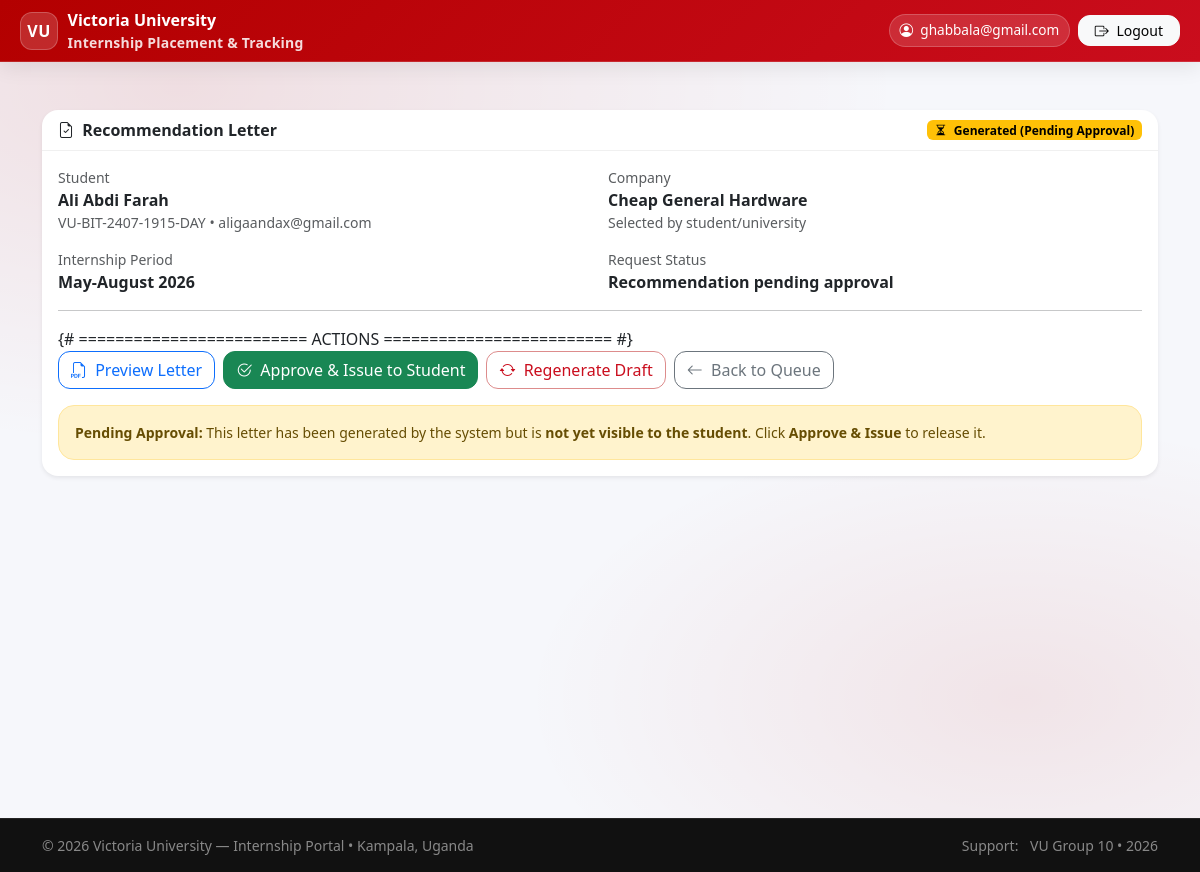
Page /placements/coordinator/recommendation/10/ (signed in) on the committed database.
### accounts/models.py (models this page shows, shortened)
class User(AbstractUser):
    username = None
    email = models.EmailField(_("email address"), unique=True)
    USERNAME_FIELD = "email"
    REQUIRED_FIELDS = []
    objects = UserManager()
    class Meta:
        permissions = [
            ("role_university_supervisor", "Role: VU_UniversitySupervisor"),
            ("role_industry_supervisor", "Role: IndustrySupervisor"),
            ("role_coordinator", "Role: VU_Coordinator"),
        ]
    @property
    def display_name(self):
        full = self.get_full_name().strip()
        return full if full else self.email

class StudentProfile(models.Model):
    user = models.OneToOneField("accounts.User", on_delete=models.CASCADE, related_name="student_profile")
    reg_no = models.CharField(max_length=50, unique=True)
    phone = models.CharField(max_length=30, blank=True)
    program = models.ForeignKey(
        "academics.Program",
        on_delete=models.PROTECT,
        null=True,
        blank=True,
        related_name="students",
    )

### placements/models.py (models this page shows, shortened)
class InternshipRequest(models.Model):
    SOURCE = [
        ("student_selected", "Student selected from list"),
        ("student_proposed", "Student proposed new company"),
        ("university_assigned", "University assigned"),
    ]
    STATUS = [
        ("draft", "Draft"),
        ("submitted", "Submitted"),
        ("under_review", "Under review"),
        ("recommendation_pending", "Recommendation pending approval"),
        ("recommended", "Recommendation issued"),
        ("acceptance_uploaded", "Acceptance uploaded"),
        ("acceptance_verified", "Acceptance verified"),
        ("rejected", "Rejected"),
        ("returned_for_acceptance", "Returned: Upload Acceptance Letter"),
    ]
    student = models.ForeignKey(
        "accounts.StudentProfile",
        on_delete=models.CASCADE,
        related_name="requests"
    )
    period = models.ForeignKey(InternshipPeriod, on_delete=models.PROTECT)
    request_source = models.CharField(max_length=30, choices=SOURCE)
    preferred_company = models.ForeignKey(Company, null=True, blank=True, on_delete=models.SET_NULL)
    coordinator_comment = models.TextField(blank=True)
    coordinator_commented_at = models.DateTimeField(null=True, blank=True)
    proposed_company_name = models.CharField(max_length=200, blank=True)
    proposed_company_district = models.CharField(max_length=120, blank=True)
    proposed_company_address = models.CharField(max_length=255, blank=True)
    proposed_company_contact = models.CharField(max_length=200, blank=True)
    preferred_field = models.CharField(max_length=120, blank=True)
    notes = models.TextField(blank=True)
    cv = models.FileField(upload_to="requests/cv/", blank=True, null=True)
    request_letter = models.FileField(upload_to="requests/letters/", blank=True, null=True)
    status = models.CharField(max_length=40, choices=STATUS, default="draft")
    submitted_at = models.DateTimeField(null=True, blank=True)
    reviewed_by = models.ForeignKey(
        "accounts.User",
        null=True, blank=True,
        on_delete=models.SET_NULL,
        related_name="reviewed_requests"
    )
    reviewed_at = models.DateTimeField(null=True, blank=True)
    review_notes = models.TextField(blank=True)
    recommendation_letter = models.FileField(
        upload_to="requests/recommendation_letters/",
        null=True, blank=True
    )
    recommendation_issued_at = models.DateTimeField(null=True, blank=True)
    recommendation_approved = models.BooleanField(default=False)
    recommendation_approved_at = models.DateTimeField(null=True, blank=True)
    recommendation_approved_by = models.ForeignKey(
        settings.AUTH_USER_MODEL,
        null=True, blank=True,
        on_delete=models.SET_NULL,
        related_name="approved_recommendation_requests"
    )
    acceptance_letter = models.FileField(
        upload_to="requests/acceptance_letters/",
        null=True, blank=True
    )
    acceptance_uploaded_at = models.DateTimeField(null=True, blank=True)
    acceptance_verified = models.BooleanField(default=False)
    acceptance_verified_at = models.DateTimeField(null=True, blank=True)
    class Meta:
        unique_together = [("student", "period")]  # one request per period

class InternshipPeriod(models.Model):
    name = models.CharField(max_length=120)  # e.g. "May–Aug 2026"
    start_date = models.DateField()
    end_date = models.DateField()
    is_active = models.BooleanField(default=False)

### companies/models.py (models this page shows, shortened)
class Company(models.Model):
    STATUS = [
        ("pending_verification", "Pending verification"),
        ("approved", "Approved"),
        ("rejected", "Rejected"),
        ("inactive", "Inactive"),
    ]
    name = models.CharField(max_length=200, unique=True)
    industry = models.CharField(max_length=120, blank=True)
    district = models.CharField(max_length=120, blank=True)
    address = models.CharField(max_length=255, blank=True)
    status = models.CharField(max_length=30, choices=STATUS, default="pending_verification")
    created_at = models.DateTimeField(auto_now_add=True)

### placements/views.py (the view, shortened to what this page needs)
# urls.py: path("coordinator/recommendation/<int:request_id>/", views.coordinator_issue_recommendation, name="coordinator_issue_recommendation"),
@login_required
def coordinator_issue_recommendation(request, request_id):
    if not is_coordinator(request.user):
        return HttpResponseForbidden("Coordinators only.")
    req = get_object_or_404(InternshipRequest, id=request_id)
    return render(request, "placements/coordinator_issue_recommendation.html", {"req": req})

### placements/views.py (called while the page is built)
def is_coordinator(user):
    return user.is_superuser or user.groups.filter(name__in=["Coordinator", "Admin"]).exists()

### templates/placements/coordinator_issue_recommendation.html (shortened to what this page needs)
{% extends "base.html" %}
{% block content %}
<div class="card shadow-sm">
  <div class="card-header d-flex align-items-center justify-content-between">
    <div class="fw-bold">
      <i class="bi bi-file-earmark-check me-1"></i> Recommendation Letter
    </div>
    {% if req.recommendation_letter and req.recommendation_approved %}
      <span class="badge text-bg-success">
        <i class="bi bi-check2-circle me-1"></i> Approved & Issued
      </span>
    {% elif req.recommendation_letter and not req.recommendation_approved %}
      <span class="badge text-bg-warning">
        <i class="bi bi-hourglass-split me-1"></i> Generated (Pending Approval)
      </span>
    {% else %}
      <span class="badge text-bg-secondary">
        <i class="bi bi-file-earmark me-1"></i> Not Generated
      </span>
    {% endif %}
  </div>
  <div class="card-body">
    <div class="row g-3 mb-3">
      <div class="col-12 col-md-6">
        <div class="text-muted small">Student</div>
        <div class="fw-semibold">
          {{ req.student.user.get_full_name|default:req.student.user.email }}
        </div>
        <div class="small text-muted">{{ req.student.reg_no }} • {{ req.student.user.email }}</div>
      </div>
      <div class="col-12 col-md-6">
        <div class="text-muted small">Company</div>
        <div class="fw-semibold">
          {% if req.preferred_company %}
            {{ req.preferred_company.name }}
          {% else %}
            {{ req.proposed_company_name|default:"—" }}
          {% endif %}
        </div>
        <div class="small text-muted">
          {% if req.preferred_company %}
            Selected by student/university
          {% else %}
            Proposed company
          {% endif %}
        </div>
      </div>
      <div class="col-12 col-md-6">
        <div class="text-muted small">Internship Period</div>
        <div class="fw-semibold">{{ req.period.name|default:"—" }}</div>
      </div>
      <div class="col-12 col-md-6">
        <div class="text-muted small">Request Status</div>
        <div class="fw-semibold">{{ req.get_status_display }}</div>
      </div>
    </div>
    <hr class="my-3"/>
    {# =========================
       ACTIONS
       ========================= #}
    {% if req.recommendation_letter %}
      <div class="d-flex flex-column flex-sm-row gap-2 align-items-stretch align-items-sm-center">
        <a class="btn btn-outline-primary"
           href="{{ req.recommendation_letter.url }}"
           target="_blank" rel="noopener">
          <i class="bi bi-filetype-pdf me-1"></i> Preview Letter
        </a>
        {% if not req.recommendation_approved %}
          <form method="post" class="m-0">
            <button class="btn btn-success" name="action" value="approve" type="submit">
              <i class="bi bi-check2-circle me-1"></i> Approve & Issue to Student
            </button>
          </form>
          <form method="post" class="m-0">
            <button class="btn btn-outline-danger" name="action" value="regenerate" type="submit">
              <i class="bi bi-arrow-repeat me-1"></i> Regenerate Draft
            </button>
          </form>
        {% endif %}
        <a class="btn btn-outline-secondary" href="{% url 'coordinator_queue' %}">
          <i class="bi bi-arrow-left me-1"></i> Back to Queue
        </a>
      </div>
      {% if not req.recommendation_approved %}
        <div class="alert alert-warning mt-3 mb-0 small">
          <b>Pending Approval:</b> This letter has been generated by the system but is
          <b>not yet visible to the student</b>. Click <b>Approve & Issue</b> to release it.
        </div>
      {% else %}
        <div class="alert alert-light border mt-3 mb-0 small">
          This recommendation letter is <b>approved</b> and available to the student in their portal.
          If you update logo/stamp/signature, regenerate a new PDF and re-approve.
        </div>
      {% endif %}
    {% endif %}
  </div>
</div>
{% endblock %}

### templates/base.html (shortened to what this page needs)
<!doctype html>
<html lang="en">
<head>
  {% load static %}
  <link href="https://cdn.jsdelivr.net/npm/bootstrap@5.3.3/dist/css/bootstrap.min.css" rel="stylesheet">
  <link rel="stylesheet" href="https://cdn.jsdelivr.net/npm/bootstrap-icons@1.11.3/font/bootstrap-icons.min.css">
  <link rel="stylesheet" href="{% static 'base/css/vu_portal.css' %}">
</head>
<body class="vu-body d-flex flex-column">
  <header class="vu-topbar">
    <nav class="navbar navbar-expand-lg navbar-dark py-2">
      <div class="container-fluid vu-container-pad">
        <a class="vu-brand" href="{% url 'dashboard' %}">
          <span class="vu-badge">VU</span>
          <span class="d-none d-sm-inline">
            Victoria University
            <small class="d-none d-lg-block">Internship Placement & Tracking</small>
          </span>
        </a>
        <div class="collapse navbar-collapse" id="vuNav">
          <ul class="navbar-nav ms-auto align-items-lg-center gap-lg-2">
            {% if request.user.is_authenticated %}
              <li class="nav-item my-2 my-lg-0">
                <span class="vu-pill">
                  <i class="bi bi-person-circle"></i>
                  {{ request.user.display_name|default:request.user.email }}
                </span>
              </li>
              <li class="nav-item my-2 my-lg-0">
                <form method="post" action="{% url 'logout' %}" class="d-inline">
                  <button type="submit" class="btn btn-light btn-sm px-3">
                    <i class="bi bi-box-arrow-right me-1"></i> Logout
                  </button>
                </form>
              </li>
            {% else %}
              <li class="nav-item my-2 my-lg-0">
                <a href="{% url 'login' %}" class="btn btn-light btn-sm px-3">
                  <i class="bi bi-box-arrow-in-right me-1"></i> Login
                </a>
              </li>
            {% endif %}
          </ul>
        </div>
      </div>
    </nav>
  </header>
  <main id="main-content" class="container vu-main my-4 my-lg-5 flex-grow-1">
    {% block content %}{% endblock %}
  </main>
  <footer class="vu-footer mt-auto">
    <div class="container py-3 d-flex flex-column flex-md-row justify-content-between align-items-start align-items-md-center gap-2">
      <div class="small text-white-50">
        © {% now "Y" %} Victoria University — Internship Portal
        <span class="d-none d-md-inline">• Kampala, Uganda</span>
      </div>
      <div class="small text-white-50">
        <span class="me-2">Support:</span>
        <span class="text-white-50">VU Group 10 • 2026</span>
      </div>
    </div>
  </footer>
</body>
</html>

### static/base/css/vu_portal.css (style rules this page uses)
:root { --vu-red: #8B0000; --vu-red-2: #B30000; --vu-dark: #111827; --vu-bg: #f6f7fb; --vu-card: #ffffff; --vu-border: rgba(0,0,0,.08); --vu-muted: #6b7280; --vu-radius: 16px; --vu-radius-sm: 12px; --vu-shadow: 0 12px 30px rgba(0,0,0,.08); --vu-shadow-hover: 0 14px 34px rgba(0,0,0,.10); --vu-soft: rgba(179,0,0,.08); }
.vu-body { min-height: 100vh; background: radial-gradient(1200px 600px at 15% 10%, rgba(179,0,0,.10), transparent 60%), radial-gradient(900px 500px at 85% 80%, rgba(179,0,0,.08), transparent 55%), var(--vu-bg); color: var(--vu-dark); }
a { text-decoration: none; }
.vu-topbar { background: linear-gradient(135deg, var(--vu-red), var(--vu-red-2)); box-shadow: 0 12px 30px rgba(0,0,0,.18); border-bottom: 1px solid rgba(255,255,255,.14); }
.vu-badge { width: 38px; height: 38px; display: grid; place-items: center; border-radius: 12px; background: rgba(255,255,255,.18); border: 1px solid rgba(255,255,255,.25); font-weight: 900; letter-spacing: .4px; }
.vu-pill { display: inline-flex; align-items: center; gap: .45rem; padding: .38rem .65rem; border-radius: 999px; background: rgba(255,255,255,.14); border: 1px solid rgba(255,255,255,.18); color: #fff; font-size: .85rem; white-space: nowrap; }
.card { border: 0; border-radius: var(--vu-radius); box-shadow: var(--vu-shadow); }
.card-header { background: transparent; border-bottom: 1px solid rgba(0,0,0,.06); font-weight: 800; }
.btn { border-radius: var(--vu-radius-sm); }
.btn-outline-danger { border-color: rgba(179,0,0,.45); color: var(--vu-red-2); }
.alert { border-radius: var(--vu-radius); }
.vu-footer { background: linear-gradient(135deg, #141414, #0b0f1a); border-top: 1px solid rgba(255,255,255,.08); }

### templates/base.html (style rules this page uses)
:root { --vu-red:#b30000; --vu-red-2:#ca0d1d; --vu-soft:#fff5f5; }
.vu-topbar { position: sticky; top: 0; z-index: 1030; background: linear-gradient(135deg, var(--vu-red), var(--vu-red-2)); border-bottom: 1px solid rgba(255,255,255,.14); box-shadow: 0 .35rem 1.2rem rgba(0,0,0,.08); }
.vu-brand { display:flex; align-items:center; gap:.6rem; text-decoration:none; color:#fff; font-weight:900; }
.vu-badge { width:38px; height:38px; border-radius: 12px; display:grid; place-items:center; background: rgba(255,255,255,.16); border: 1px solid rgba(255,255,255,.22); font-weight:900; letter-spacing:.5px; }
.vu-brand small { display:block; color:rgba(255,255,255,.86); font-weight:600; letter-spacing:.2px; }
.vu-pill { display:inline-flex; align-items:center; gap:.45rem; padding:.35rem .6rem; border-radius: 999px; background: rgba(255,255,255,.14); border: 1px solid rgba(255,255,255,.20); color:#fff; font-size:.85rem; white-space: nowrap; }
.vu-main { min-height: calc(100vh - 140px); }
.vu-footer { background: #111; border-top: 1px solid rgba(255,255,255,.08); }
@media (min-width: 992px) { .vu-container-pad { padding-left: 1.25rem; padding-right: 1.25rem; } }

### rows in the picture
User: user.display_name "ghabbala@gmail.com"
InternshipRequest: student.user.get_full_name "Ali Abdi Farah", student.reg_no "VU-BIT-2407-1915-DAY", student.user.email "aligaandax@gmail.com", preferred_company.name "Cheap General Hardware", period.name "May-August 2026", status "Recommendation pending approval"
